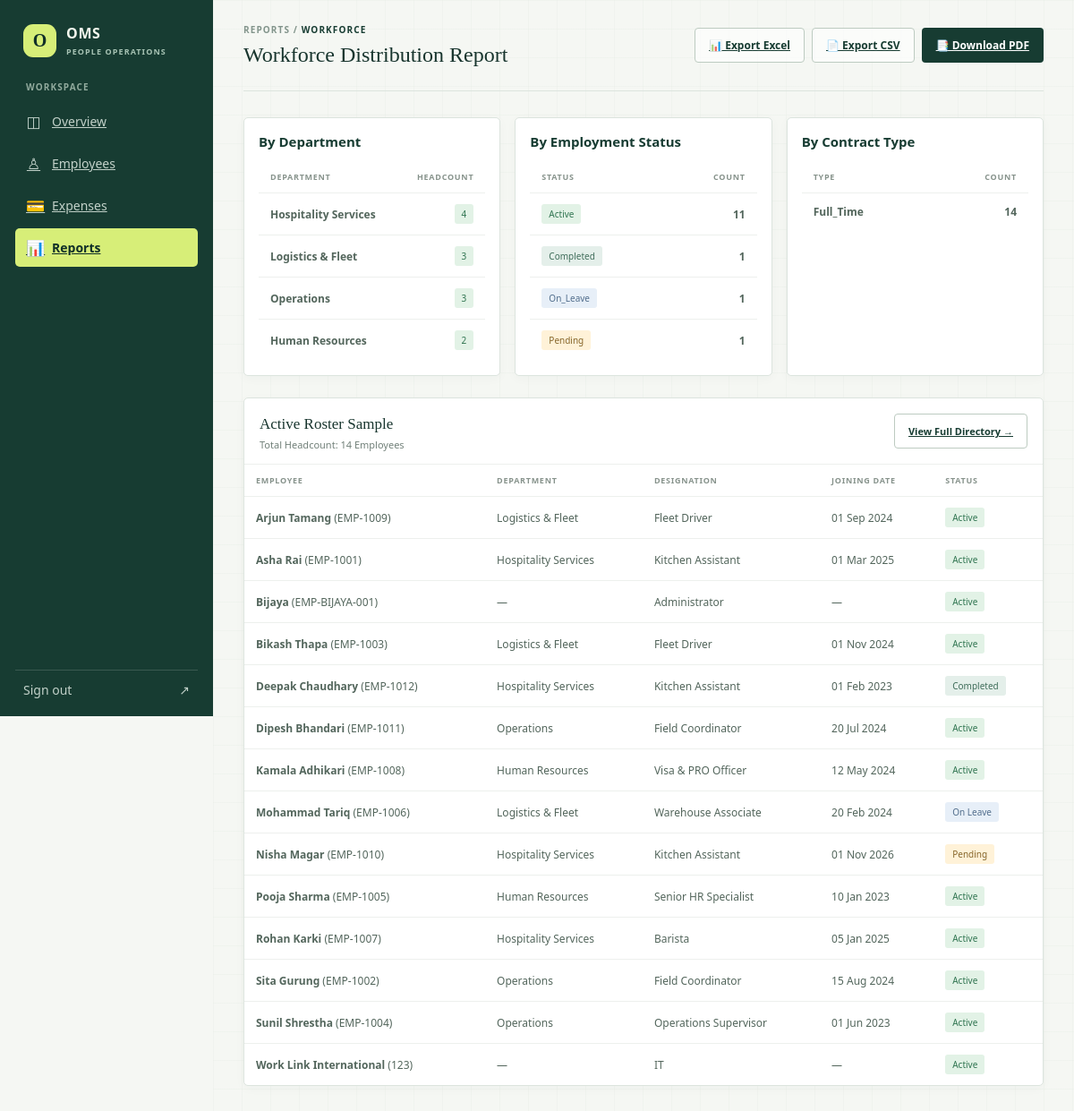
Screenshot of /reports/employees/ (signed in) with the database file from the repository.
### frontend/models.py (models this page shows, shortened)
class Department(models.Model):
    name = models.CharField(max_length=100, unique=True)
    code = models.CharField(max_length=20, blank=True)
    description = models.TextField(blank=True)
    created_at = models.DateTimeField(auto_now_add=True)
    class Meta:
        ordering = ["name"]

class Employee(models.Model):
    class Status(models.TextChoices):
        ACTIVE = "active", "Active"
        PENDING = "pending", "Pending"
        ON_LEAVE = "on_leave", "On leave"
        SUSPENDED = "suspended", "Suspended"
        RESIGNED = "resigned", "Resigned"
        TERMINATED = "terminated", "Terminated"
        RETIRED = "retired", "Retired"
        COMPLETED = "completed", "Completed"
    class Gender(models.TextChoices):
        MALE = "male", "Male"
        FEMALE = "female", "Female"
        OTHER = "other", "Other"
    class MaritalStatus(models.TextChoices):
        SINGLE = "single", "Single"
        MARRIED = "married", "Married"
        DIVORCED = "divorced", "Divorced"
        WIDOWED = "widowed", "Widowed"
        OTHER = "other", "Other"
    class EmploymentType(models.TextChoices):
        FULL_TIME = "full_time", "Full-time"
        PART_TIME = "part_time", "Part-time"
        CONTRACT = "contract", "Contract"
        PROBATION = "probation", "Probation"
        TEMPORARY = "temporary", "Temporary"
        INTERN = "intern", "Intern"
    employee_id = models.CharField(max_length=32, unique=True, db_index=True)
    first_name = models.CharField(max_length=80, blank=True)
    middle_name = models.CharField(max_length=80, blank=True)
    last_name = models.CharField(max_length=80, blank=True)
    full_name = models.CharField(max_length=160, db_index=True)
    date_of_birth = models.DateField(null=True, blank=True)
    gender = models.CharField(max_length=16, choices=Gender.choices, blank=True)
    nationality = models.CharField(max_length=80, blank=True, default="Nepali")
    marital_status = models.CharField(max_length=16, choices=MaritalStatus.choices, blank=True)
    profile_photo = models.FileField(upload_to=employee_photo_upload_path, blank=True)
    phone = models.CharField(max_length=32, db_index=True)
    email = models.EmailField(blank=True, db_index=True)
    emergency_contact_name = models.CharField(max_length=160, blank=True)
    emergency_contact_relationship = models.CharField(max_length=80, blank=True)
    emergency_contact_phone = models.CharField(max_length=32, blank=True)
    current_address = models.TextField(blank=True)
    permanent_address = models.TextField(blank=True)
    department = models.ForeignKey(
        Department,
        on_delete=models.SET_NULL,
        null=True,
        blank=True,
        related_name="employees",
    )
    designation = models.ForeignKey(
        Designation,
        on_delete=models.SET_NULL,
        null=True,
        blank=True,
        related_name="employees",
    )
    job_title = models.CharField(max_length=120, blank=True)
    employment_type = models.CharField(
        max_length=20,
        choices=EmploymentType.choices,
        default=EmploymentType.FULL_TIME,
    )
    joining_date = models.DateField(null=True, blank=True)
    contract_start_date = models.DateField(null=True, blank=True)
    contract_end_date = models.DateField(null=True, blank=True)
    salary = models.DecimalField(
        max_digits=12,
        decimal_places=2,
        null=True,
        blank=True,
        validators=[MinValueValidator(0)],
    )
    status = models.CharField(
        max_length=16,
        choices=Status.choices,
        default=Status.ACTIVE,
        db_index=True,
    )
    supervisor = models.ForeignKey(
        "self",
        on_delete=models.SET_NULL,
        null=True,
        blank=True,
        related_name="subordinates",
    )
    work_location = models.CharField(max_length=120, blank=True, default="Dubai, UAE")
    client_name = models.CharField(max_length=160, blank=True)
    origin_country = models.CharField(max_length=80, default="Nepal", blank=True)
    destination = models.CharField(max_length=100, default="Dubai, UAE", blank=True)
    citizenship_number = models.CharField(max_length=60, blank=True)
    passport_number = models.CharField(max_length=60, blank=True)
    pan_tax_number = models.CharField(max_length=60, blank=True)
    national_id_number = models.CharField(max_length=60, blank=True)
    created_by = models.ForeignKey(
        settings.AUTH_USER_MODEL,
        on_delete=models.SET_NULL,
        null=True,
        blank=True,
        related_name="managed_employees",
    )
    created_at = models.DateTimeField(auto_now_add=True)
    updated_at = models.DateTimeField(auto_now=True)
    class Meta:
        ordering = ["full_name", "employee_id"]

class Designation(models.Model):
    name = models.CharField(max_length=120, unique=True)
    department = models.ForeignKey(
        Department,
        on_delete=models.SET_NULL,
        null=True,
        blank=True,
        related_name="designations",
    )
    description = models.TextField(blank=True)
    created_at = models.DateTimeField(auto_now_add=True)
    class Meta:
        ordering = ["name"]

### frontend/views.py (the view)
# urls.py: path("reports/employees/", views.employee_reports_view, name="reports-employees"),
@login_required(login_url="login")
def employee_reports_view(request):
    dept_stats = (
        Department.objects.annotate(emp_count=Count("employees"))
        .filter(emp_count__gt=0)
        .order_by("-emp_count")
    )
    status_stats = (
        Employee.objects.values("status")
        .annotate(count=Count("id"))
        .order_by("-count")
    )
    type_stats = (
        Employee.objects.values("employment_type")
        .annotate(count=Count("id"))
        .order_by("-count")
    )
    qs = Employee.objects.select_related("department", "designation").all()
    filter_status = request.GET.get("status")
    filter_dept = request.GET.get("department")
    if filter_status:
        qs = qs.filter(status=filter_status)
    if filter_dept:
        qs = qs.filter(department_id=filter_dept)
    export_format = request.GET.get("export")
    if export_format == "csv":
        return export_employees_csv(qs)
    elif export_format == "excel":
        return export_employees_excel(qs)
    elif export_format == "pdf":
        pdf_bytes = generate_employee_report_pdf(qs, title="Workforce Distribution Report")
        response = HttpResponse(pdf_bytes, content_type="application/pdf")
        response["Content-Disposition"] = 'attachment; filename="workforce_report.pdf"'
        return response
    return render(request, "reports/employee_reports.html", {
        "dept_stats": dept_stats,
        "status_stats": status_stats,
        "type_stats": type_stats,
        "employees": qs[:50],
        "total_employees": Employee.objects.count(),
        "departments": Department.objects.all(),
        "status_choices": Employee.Status.choices,
    })

### frontend/context_processors.py (called while the page is built)
def company_context(request):
    role = "admin"
    if request.user.is_authenticated:
        if hasattr(request.user, "profile"):
            role = request.user.profile.role
        elif request.user.is_superuser or request.user.is_staff:
            role = "admin"
        else:
            role = "employee"
    return {
        "COMPANY_NAME": os.environ.get("COMPANY_NAME", "OMS Operations"),
        "COMPANY_EMAIL": os.environ.get("COMPANY_EMAIL", "operations@oms.com"),
        "COMPANY_PHONE": os.environ.get("COMPANY_PHONE", "+971 4 000 0000"),
        "COMPANY_ADDRESS": os.environ.get("COMPANY_ADDRESS", "Dubai, United Arab Emirates"),
        "USER_ROLE": role,
    }

### frontend/templates/reports/employee_reports.html (shortened to what this page needs)
{% extends "partial/base.html" %}
{% load static %}
{% block content %}
<div class="app-shell">
	<aside class="sidebar">
		<a class="brand" href="{% url 'home' %}">
			<span class="brand-mark">O</span>
			<span><strong>OMS</strong><small>PEOPLE OPERATIONS</small></span>
		</a>
		<p class="nav-label">WORKSPACE</p>
		<nav class="primary-nav">
			<a class="nav-item" href="{% url 'home' %}"><span class="nav-icon">◫</span>Overview</a>
			<a class="nav-item" href="{% url 'employee-list' %}"><span class="nav-icon">♙</span>Employees</a>
			<a class="nav-item" href="{% url 'expense-list' %}"><span class="nav-icon">💳</span>Expenses</a>
			<a class="nav-item active" href="{% url 'reports-home' %}"><span class="nav-icon">📊</span>Reports</a>
		</nav>
		<div class="sidebar-bottom">
			<a class="logout-link" href="{% url 'logout' %}">Sign out <span aria-hidden="true">↗</span></a>
		</div>
	</aside>
	<main class="main-area">
		<header class="topbar">
			<div>
				<p class="eyebrow"><a href="{% url 'reports-home' %}" style="color: inherit; text-decoration: none;">REPORTS</a> / <span style="color: var(--forest);">WORKFORCE</span></p>
				<h1>Workforce Distribution Report</h1>
			</div>
			<div class="topbar-meta" style="display: flex; gap: 8px;">
				<a href="?export=excel" class="button button-quiet">📊 Export Excel</a>
				<a href="?export=csv" class="button button-quiet">📄 Export CSV</a>
				<a href="?export=pdf" class="button button-dark">📑 Download PDF</a>
			</div>
		</header>
		<div class="stat-grid" style="grid-template-columns: repeat(auto-fit, minmax(280px, 1fr)); gap: 16px; margin-bottom: 24px;">
			<section class="panel" style="padding: 16px;">
				<h3 style="margin: 0 0 12px; font-size: 15px; color: var(--forest);">By Department</h3>
				<table style="font-size: 11px;">
					<thead><tr><th>DEPARTMENT</th><th style="text-align: right;">HEADCOUNT</th></tr></thead>
					<tbody>
						{% for d in dept_stats %}
						<tr>
							<td><strong>{{ d.name }}</strong></td>
							<td style="text-align: right;"><span class="status-badge status-active">{{ d.emp_count }}</span></td>
						</tr>
						{% empty %}
						<tr><td colspan="2">No data</td></tr>
						{% endfor %}
					</tbody>
				</table>
			</section>
			<section class="panel" style="padding: 16px;">
				<h3 style="margin: 0 0 12px; font-size: 15px; color: var(--forest);">By Employment Status</h3>
				<table style="font-size: 11px;">
					<thead><tr><th>STATUS</th><th style="text-align: right;">COUNT</th></tr></thead>
					<tbody>
						{% for s in status_stats %}
						<tr>
							<td><span class="status-badge status-{{ s.status }}">{{ s.status|title }}</span></td>
							<td style="text-align: right;"><strong>{{ s.count }}</strong></td>
						</tr>
						{% empty %}
						<tr><td colspan="2">No data</td></tr>
						{% endfor %}
					</tbody>
				</table>
			</section>
			<section class="panel" style="padding: 16px;">
				<h3 style="margin: 0 0 12px; font-size: 15px; color: var(--forest);">By Contract Type</h3>
				<table style="font-size: 11px;">
					<thead><tr><th>TYPE</th><th style="text-align: right;">COUNT</th></tr></thead>
					<tbody>
						{% for t in type_stats %}
						<tr>
							<td><strong>{{ t.employment_type|title }}</strong></td>
							<td style="text-align: right;"><strong>{{ t.count }}</strong></td>
						</tr>
						{% empty %}
						<tr><td colspan="2">No data</td></tr>
						{% endfor %}
					</tbody>
				</table>
			</section>
		</div>
		<section class="panel">
			<div class="panel-heading">
				<div>
					<h3>Active Roster Sample</h3>
					<p>Total Headcount: {{ total_employees }} Employees</p>
				</div>
				<a href="{% url 'employee-list' %}" class="button button-quiet" style="height: 32px; font-size: 11px;">View Full Directory →</a>
			</div>
			<div class="table-wrap">
				<table>
					<thead>
						<tr>
							<th>EMPLOYEE</th>
							<th>DEPARTMENT</th>
							<th>DESIGNATION</th>
							<th>JOINING DATE</th>
							<th>STATUS</th>
						</tr>
					</thead>
					<tbody>
						{% for emp in employees %}
						<tr>
							<td><strong>{{ emp.full_name }}</strong> ({{ emp.employee_id }})</td>
							<td>{{ emp.department.name|default:"—" }}</td>
							<td>{{ emp.designation.name|default:emp.job_title|default:"Staff" }}</td>
							<td>{{ emp.joining_date|date:"d M Y"|default:"—" }}</td>
							<td><span class="status-badge status-{{ emp.status }}">{{ emp.get_status_display }}</span></td>
						</tr>
						{% endfor %}
					</tbody>
				</table>
			</div>
		</section>
	</main>
</div>
{% endblock %}

### rows the page displays
Department: name "Hospitality Services", emp_count "4"
Department: name "Logistics & Fleet", emp_count "3"
Department: name "Operations", emp_count "3"
Department: name "Human Resources", emp_count "2"
Employee: full_name "Arjun Tamang", employee_id "EMP-1009", department.name "Logistics & Fleet", designation.name "Fleet Driver", joining_date "01 Sep 2024", status "Active"
Employee: full_name "Asha Rai", employee_id "EMP-1001", department.name "Hospitality Services", designation.name "Kitchen Assistant", joining_date "01 Mar 2025", status "Active"
Employee: full_name "Bijaya", employee_id "EMP-BIJAYA-001", department.name "—", designation.name "Administrator", joining_date "—", status "Active"
Employee: full_name "Bikash Thapa", employee_id "EMP-1003", department.name "Logistics & Fleet", designation.name "Fleet Driver", joining_date "01 Nov 2024", status "Active"
Employee: full_name "Deepak Chaudhary", employee_id "EMP-1012", department.name "Hospitality Services", designation.name "Kitchen Assistant", joining_date "01 Feb 2023", status "Completed"
Employee: full_name "Dipesh Bhandari", employee_id "EMP-1011", department.name "Operations", designation.name "Field Coordinator", joining_date "20 Jul 2024", status "Active"
Employee: full_name "Kamala Adhikari", employee_id "EMP-1008", department.name "Human Resources", designation.name "Visa & PRO Officer", joining_date "12 May 2024", status "Active"
Employee: full_name "Mohammad Tariq", employee_id "EMP-1006", department.name "Logistics & Fleet", designation.name "Warehouse Associate", joining_date "20 Feb 2024", status "On Leave"
Employee: full_name "Nisha Magar", employee_id "EMP-1010", department.name "Hospitality Services", designation.name "Kitchen Assistant", joining_date "01 Nov 2026", status "Pending"
Employee: full_name "Pooja Sharma", employee_id "EMP-1005", department.name "Human Resources", designation.name "Senior HR Specialist", joining_date "10 Jan 2023", status "Active"
Employee: full_name "Rohan Karki", employee_id "EMP-1007", department.name "Hospitality Services", designation.name "Barista", joining_date "05 Jan 2025", status "Active"
Employee: full_name "Sita Gurung", employee_id "EMP-1002", department.name "Operations", designation.name "Field Coordinator", joining_date "15 Aug 2024", status "Active"
Employee: full_name "Sunil Shrestha", employee_id "EMP-1004", department.name "Operations", designation.name "Operations Supervisor", joining_date "01 Jun 2023", status "Active"
Employee: full_name "Work Link International", employee_id "123", department.name "—", designation.name "IT", joining_date "—", status "Active"

### other values shown
{{ s.status|title }} "Active" "Completed" "On_Leave" "Pending"
{{ s.count }} "11" "1" "1" "1"
{{ t.employment_type|title }} "Full_Time"
{{ t.count }} "14"
{{ total_employees }} "14"
